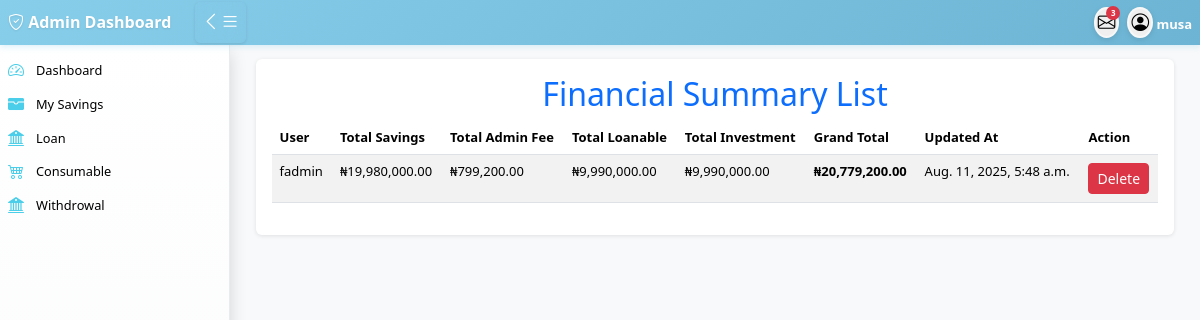
The app's page /financial_list/ (signed in), older data.
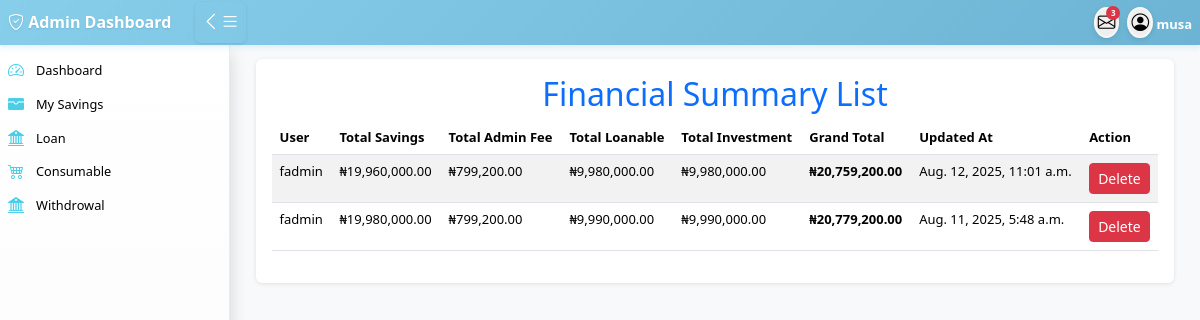
The same page, newer data.
### main/models.py (models this page shows, shortened)
class FinancialSummary(models.Model):
    user = models.ForeignKey(User,on_delete=models.CASCADE,related_name="financial_summaries")
    total_savings = models.DecimalField(max_digits=12, decimal_places=2, default=Decimal('0.00'))
    total_interest = models.DecimalField(max_digits=12, decimal_places=2, default=Decimal('0.00'))
    total_loanable = models.DecimalField(max_digits=12, decimal_places=2, default=Decimal('0.00'))
    total_investment = models.DecimalField(max_digits=12, decimal_places=2, default=Decimal('0.00'))
    grand_total = models.DecimalField(max_digits=15, decimal_places=2, default=Decimal('0.00'))
    created_at = models.DateTimeField(auto_now_add=True)
    updated_at = models.DateTimeField(auto_now=True)
    class Meta:
        verbose_name = "Financial Summary"
        verbose_name_plural = "Financial Summaries"
        ordering = ['-created_at']

### accounts/models.py (models this page shows, shortened)
class User(AbstractUser):
    first_name = models.CharField(max_length=100)
    last_name = models.CharField(max_length=100)
    other_name = models.CharField(max_length=100)
    date_of_birth = models.DateField(blank=True,null=True)
    username = models.CharField(max_length=100, unique=True)
    savings = models.IntegerField(blank=True,null=True)
    account_type = models.CharField(max_length=100,blank=True,null=True)
    department = models.CharField(max_length=100)
    unit = models.CharField(max_length=100,blank=True,null=True)
    gender = models.ForeignKey(Gender, on_delete=models.CASCADE, blank=True, null=True)
    group = models.ForeignKey(UserGroup, on_delete=models.CASCADE, blank=True, null=True)
    marital_status = models.ForeignKey(MaritalStatus,on_delete=models.SET_NULL, null=True, blank=True)
    religion = models.ForeignKey(Religion, on_delete=models.SET_NULL, null=True, blank=True,)
    passport = models.ImageField(upload_to='passport', blank=True, null=True)
    phone1 = models.CharField(max_length=15,null=True, blank=True)
    phone2 = models.CharField(max_length=15, null=True, blank=True)
    email = models.EmailField(blank=True, null=True)
    member_number = models.CharField(max_length=100)

### main/views.py (the view)
# urls.py: path('financial_list/', views.list_financial_summaries, name='financial_list'),
def list_financial_summaries(request):
    summaries = FinancialSummary.objects.select_related('user').all()
    context = {'summaries': summaries}
    return render(request, 'main/summary_list.html', context)

### templates/main/summary_list.html (shortened to what this page needs)
{% extends 'base/base.html' %}
{% load humanize %}
{% block content %}
<div class="content-card">
    <h2 class="text-center text-primary">Financial Summary List</h2>
    <div class="table-responsive">
        <table class="table table-striped">
            <thead>
                <tr>
                    <th>User</th>
                    <th>Total Savings</th>
                    <th>Total Admin Fee</th>
                    <th>Total Loanable</th>
                    <th>Total Investment</th>
                    <th>Grand Total</th>
                    <th>Updated At</th>
                    <th>Action</th>
                </tr>
            </thead>
            <tbody>
                {% for summary in summaries %}
                <tr>
                    <td>{{ summary.user.first_name|default:"(No User)" }}</td>
                    <td>&#8358;{{ summary.total_savings|intcomma }}</td>
                    <td>&#8358;{{ summary.total_interest|intcomma }}</td>
                    <td>&#8358;{{ summary.total_loanable|intcomma }}</td>
                    <td>&#8358;{{ summary.total_investment|intcomma }}</td>
                    <td><strong>&#8358;{{ summary.grand_total|intcomma }}</strong></td>
                    <td>{{ summary.updated_at }}</td>
                    <td>
                        <button class="btn btn-danger btn-sm" data-bs-toggle="modal" data-bs-target="#deleteModal{{ summary.pk }}">
                            Delete
                        </button>
                    </td>
                </tr>
                {% empty %}
                <tr>
                    <td colspan="8">No financial summaries available.</td>
                </tr>
                {% endfor %}
            </tbody>
        </table>
    </div>
</div>
{% endblock content %}

Row changes from the older to the newer data that the page shows:
added FinancialSummary: user.first_name "fadmin", total_savings "19,960,000.00", total_interest "799,200.00", total_loanable "9,980,000.00", total_investment "9,980,000.00", grand_total "20,759,200.00", updated_at "Aug. 12, 2025, 11:01 a.m."
